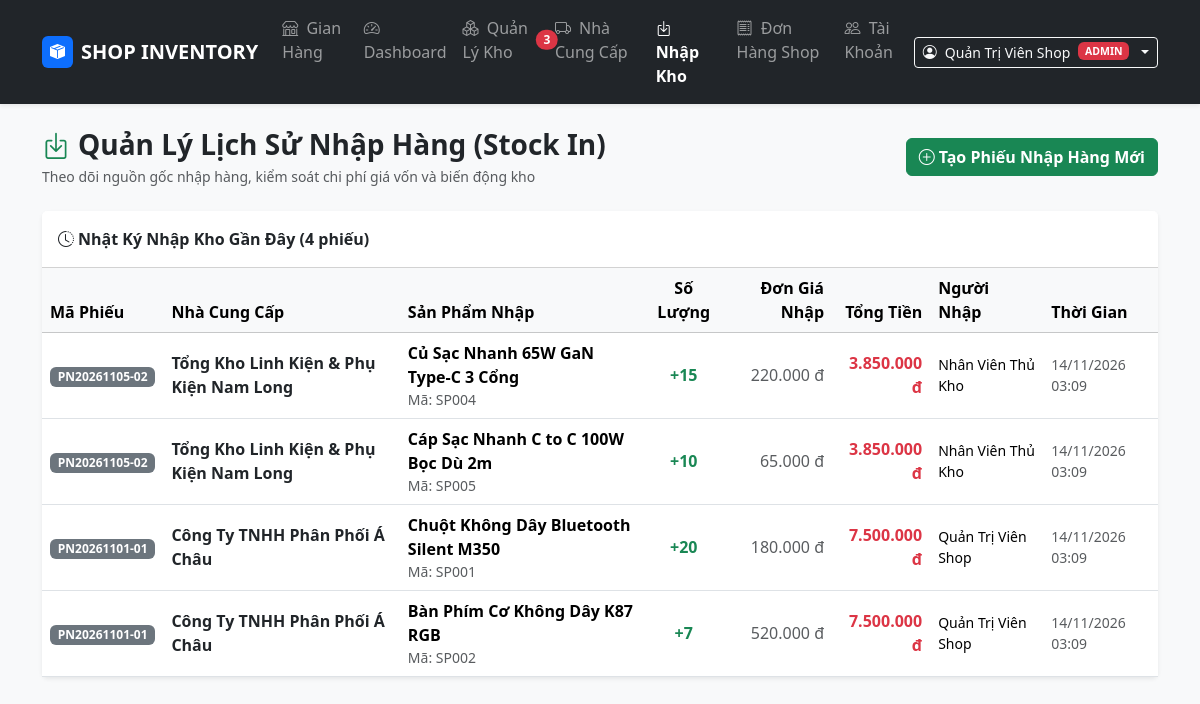
Screenshot of /imports.php (signed in) with the database file from the repository.
### tables this page shows
CREATE TABLE import_receipts (
    id INT AUTO_INCREMENT PRIMARY KEY,
    receipt_code VARCHAR(50) NOT NULL UNIQUE,
    supplier_id INT NOT NULL,
    user_id INT NOT NULL,
    total_cost DECIMAL(12,2) NOT NULL DEFAULT 0,
    note TEXT DEFAULT NULL,
    created_at TIMESTAMP DEFAULT CURRENT_TIMESTAMP,
    FOREIGN KEY (supplier_id) REFERENCES suppliers(id) ON DELETE CASCADE,
    FOREIGN KEY (user_id) REFERENCES users(id) ON DELETE CASCADE
);

CREATE TABLE suppliers (
    id INT AUTO_INCREMENT PRIMARY KEY,
    name VARCHAR(150) NOT NULL,
    contact_name VARCHAR(100) DEFAULT NULL,
    phone VARCHAR(20) NOT NULL,
    email VARCHAR(100) DEFAULT NULL,
    address TEXT DEFAULT NULL,
    created_at TIMESTAMP DEFAULT CURRENT_TIMESTAMP
);

CREATE TABLE products (
    id INT AUTO_INCREMENT PRIMARY KEY,
    code VARCHAR(50) NOT NULL UNIQUE,
    name VARCHAR(150) NOT NULL,
    category VARCHAR(50) DEFAULT 'Khác',
    price DECIMAL(12,2) NOT NULL DEFAULT 0,        
    cost_price DECIMAL(12,2) NOT NULL DEFAULT 0,   
    stock_quantity INT NOT NULL DEFAULT 0,         
    min_stock_level INT NOT NULL DEFAULT 5,        
    image_url VARCHAR(255) DEFAULT NULL,
    created_at TIMESTAMP DEFAULT CURRENT_TIMESTAMP
);

CREATE TABLE import_details (
    id INT AUTO_INCREMENT PRIMARY KEY,
    receipt_id INT NOT NULL,
    product_id INT NOT NULL,
    quantity INT NOT NULL,
    import_price DECIMAL(12,2) NOT NULL,
    FOREIGN KEY (receipt_id) REFERENCES import_receipts(id) ON DELETE CASCADE,
    FOREIGN KEY (product_id) REFERENCES products(id) ON DELETE CASCADE
);

CREATE TABLE users (
    id INT AUTO_INCREMENT PRIMARY KEY,
    username VARCHAR(50) NOT NULL UNIQUE,
    password VARCHAR(255) NOT NULL,
    fullname VARCHAR(100) NOT NULL,
    email VARCHAR(100) NOT NULL UNIQUE,
    phone VARCHAR(20) DEFAULT NULL,
    role ENUM('admin', 'staff', 'user') DEFAULT 'user',
    created_at TIMESTAMP DEFAULT CURRENT_TIMESTAMP
);

### db.php (called while the page is built, shortened)
<?php
function e($str) {
    return htmlspecialchars((string)($str ?? ''), ENT_QUOTES, 'UTF-8');
}
?>

### imports.php (the view, shortened to what this page needs)
<?php
require_once 'db.php';
$import_receipts = $pdo->query("
    SELECT ir.*, s.name AS supplier_name, u.fullname AS creator_name,
           p.name AS product_name, p.code AS product_code, idet.quantity AS imported_qty, idet.import_price
    FROM import_receipts ir
    JOIN suppliers s ON ir.supplier_id = s.id
    JOIN users u ON ir.user_id = u.id
    LEFT JOIN import_details idet ON ir.id = idet.receipt_id
    LEFT JOIN products p ON idet.product_id = p.id
    ORDER BY ir.id DESC
")->fetchAll();
?>
<!DOCTYPE html>
<html lang="vi">
<head>
    <link href="https://cdn.jsdelivr.net/npm/bootstrap@5.3.3/dist/css/bootstrap.min.css" rel="stylesheet">
    <link href="https://cdn.jsdelivr.net/npm/bootstrap-icons@1.11.3/font/bootstrap-icons.min.css" rel="stylesheet">
</head>
<body class="bg-light">
<?php include 'navbar.php'; ?>
<div class="container py-4">
    <div class="d-flex flex-wrap justify-content-between align-items-center mb-4">
        <div>
            <h3 class="fw-bold text-dark mb-1"><i class="bi bi-box-arrow-in-down text-success me-2"></i>Quản Lý Lịch Sử Nhập Hàng (Stock In)</h3>
            <p class="text-muted small mb-0">Theo dõi nguồn gốc nhập hàng, kiểm soát chi phí giá vốn và biến động kho</p>
        </div>
        <div>
            <button class="btn btn-success fw-bold" data-bs-toggle="modal" data-bs-target="#importModal">
                <i class="bi bi-plus-circle me-1"></i>Tạo Phiếu Nhập Hàng Mới
            </button>
        </div>
    </div>
    <div class="card shadow-sm border-0">
        <div class="card-header bg-white fw-bold py-3">
            <i class="bi bi-clock-history me-1"></i>Nhật Ký Nhập Kho Gần Đây (<?= count($import_receipts) ?> phiếu)
        </div>
        <div class="table-responsive">
            <table class="table table-hover align-middle mb-0">
                <thead class="table-light">
                    <tr>
                        <th>Mã Phiếu</th>
                        <th>Nhà Cung Cấp</th>
                        <th>Sản Phẩm Nhập</th>
                        <th class="text-center">Số Lượng</th>
                        <th class="text-end">Đơn Giá Nhập</th>
                        <th class="text-end">Tổng Tiền</th>
                        <th>Người Nhập</th>
                        <th>Thời Gian</th>
                    </tr>
                </thead>
                <tbody>
                    <?php if (empty($import_receipts)): ?>
                        <tr>
                            <td colspan="8" class="text-center py-4 text-muted">Chưa có phiếu nhập hàng nào!</td>
                        </tr>
                    <?php else: ?>
                        <?php foreach ($import_receipts as $r): ?>
                            <tr>
                                <td><span class="badge bg-secondary"><?= e($r['receipt_code']) ?></span></td>
                                <td><strong class="text-dark"><?= e($r['supplier_name']) ?></strong></td>
                                <td>
                                    <strong><?= e($r['product_name']) ?></strong>
                                    <div class="small text-muted">Mã: <?= e($r['product_code']) ?></div>
                                </td>
                                <td class="text-center fw-bold text-success">+<?= $r['imported_qty'] ?></td>
                                <td class="text-end text-muted"><?= number_format($r['import_price'], 0, ',', '.') ?> đ</td>
                                <td class="text-end fw-bold text-danger"><?= number_format($r['total_cost'], 0, ',', '.') ?> đ</td>
                                <td class="small"><?= e($r['creator_name']) ?></td>
                                <td class="small text-muted"><?= date('d/m/Y H:i', strtotime($r['created_at'])) ?></td>
                            </tr>
                        <?php endforeach; ?>
                    </tbody>
                <?php endif; ?>
            </table>
        </div>
    </div>
</div>
</body>
</html>

### rows the page displays
import_receipts: receipt_code "PN20261105-02", supplier.name "Tổng Kho Linh Kiện & Phụ Kiện Nam Long", products.name "Củ Sạc Nhanh 65W GaN Type-C 3 Cổng", products.code "SP004", import_details.quantity "15", import_details.import_price "220.000", total_cost "3.850.000", user.fullname "Nhân Viên Thủ Kho", created_at "14/11/2026 03:09", products.name "Cáp Sạc Nhanh C to C 100W Bọc Dù 2m", products.code "SP005", import_details.quantity "10", import_details.import_price "65.000"
import_receipts: receipt_code "PN20261101-01", supplier.name "Công Ty TNHH Phân Phối Á Châu", products.name "Chuột Không Dây Bluetooth Silent M350", products.code "SP001", import_details.quantity "20", import_details.import_price "180.000", total_cost "7.500.000", user.fullname "Quản Trị Viên Shop", created_at "14/11/2026 03:09", products.name "Bàn Phím Cơ Không Dây K87 RGB", products.code "SP002", import_details.quantity "7", import_details.import_price "520.000"

### other values shown
$nav_low_stock "3"
$_SESSION['fullname'] "Quản Trị Viên Shop"
$_SESSION['role'] "ADMIN"
count($import_receipts) "4"
